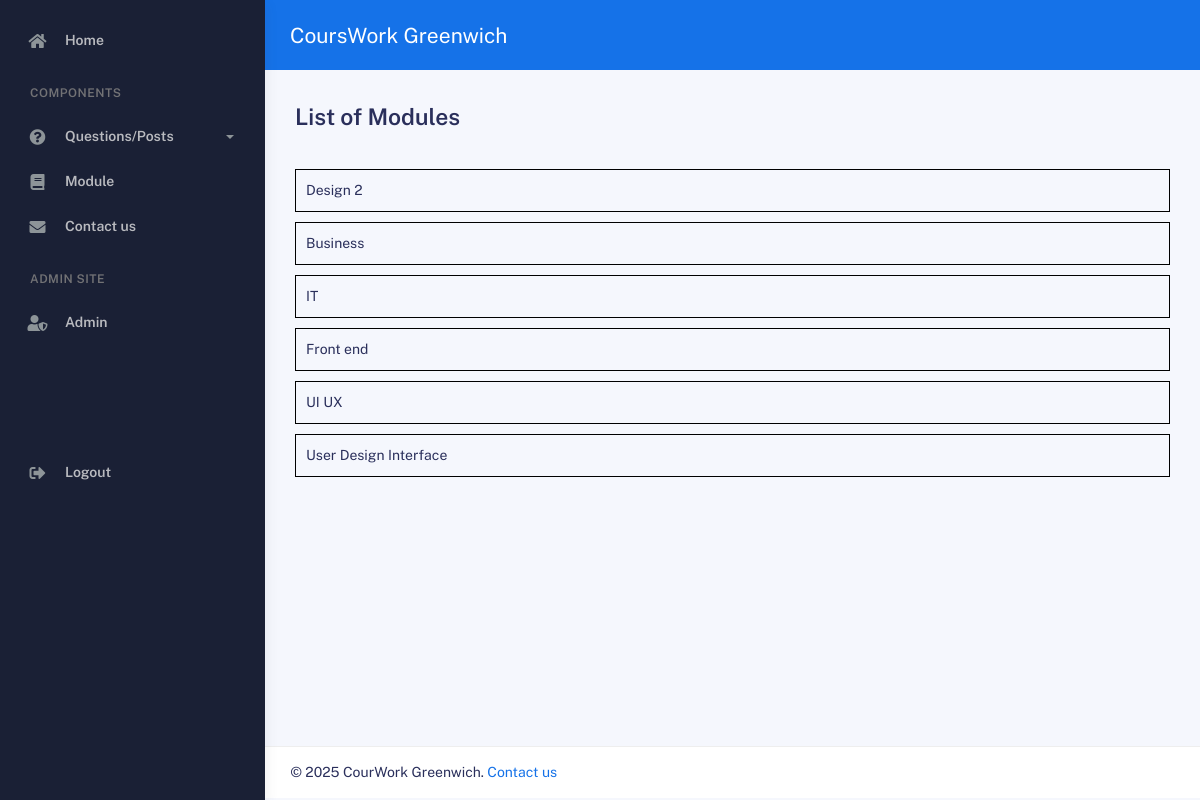
/module.php, run on the app's committed database.
### tables this page shows
CREATE TABLE `module` (
  `id` int(11) NOT NULL,
  `moduleName` varchar(255) DEFAULT NULL
);

### module.php (called while the page is built, shortened)
<?php
try{
    include 'includes/DatabaseConnection.php';
    $query = 'SELECT moduleName, module.id FROM module';
    $modules = $pdo->query($query);
    include 'templates/module.html.php';
}
catch(PDOException $e){
    $title = 'An error has occurred';
    $output = 'Database error: ' . $e->getMessage();
}
include 'templates/layout.html.php';
?>

### templates/module.html.php (the view)
<?php
if(empty($modules)) {
    echo '<p>There are no modules to display. </p>';
}
else{
    foreach($modules as $module): ?>
        <blockquote style="border: 1px solid black; padding: 10px; margin-bottom: 10px;">
        <?=htmlspecialchars($module['moduleName'], ENT_QUOTES, 'UTF-8')?>
        </blockquote>
    <?php endforeach;
}
?>

### data on the page
module: moduleName "Design 2"
module: moduleName "Business"
module: moduleName "IT"
module: moduleName "Front end"
module: moduleName "UI UX"
module: moduleName "User Design Interface"

### other printed values
$title "List of Modules"
